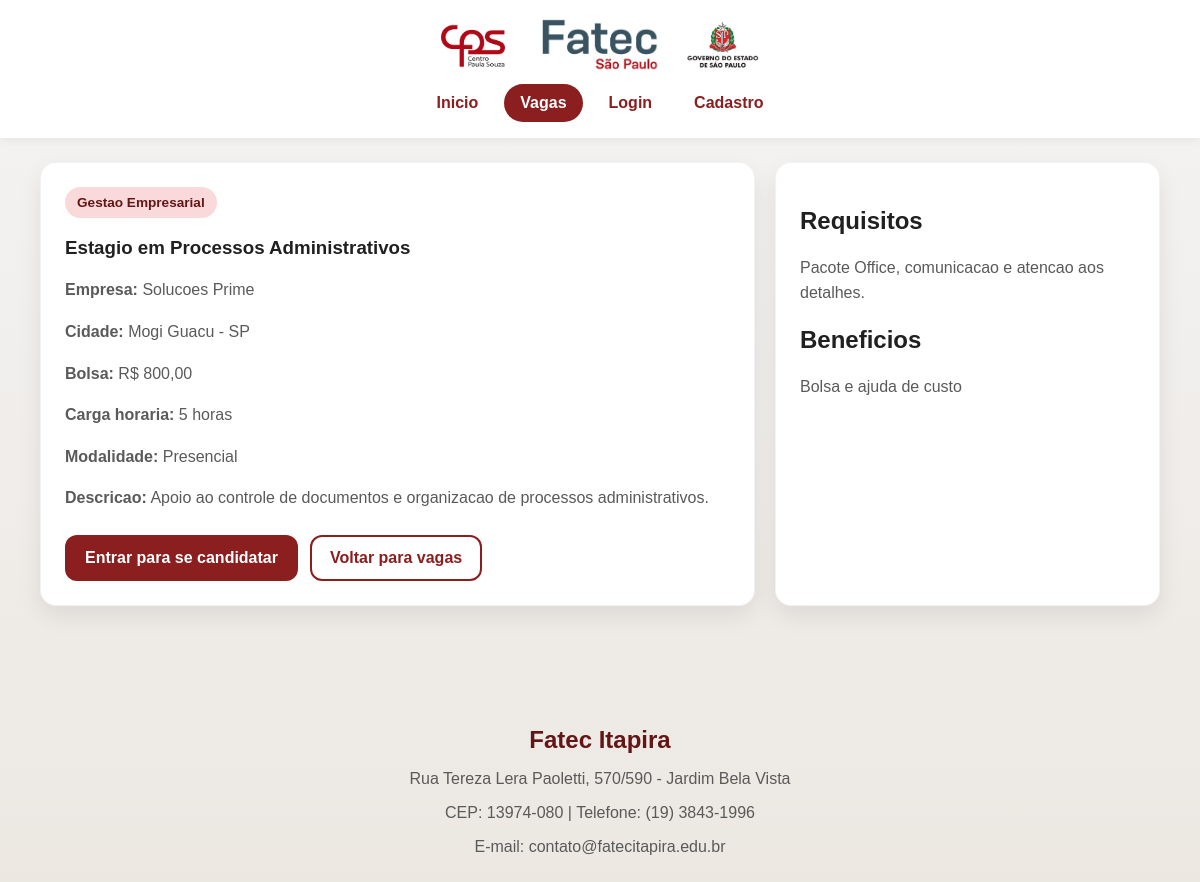
Screenshot of /render/vaga.php?id=3 with the database file from the repository.
### tables this page shows
CREATE TABLE IF NOT EXISTS vagas (
    id INT AUTO_INCREMENT PRIMARY KEY,
    titulo VARCHAR(150) NOT NULL,
    empresa VARCHAR(120) NOT NULL,
    curso VARCHAR(120) NOT NULL,
    cidade VARCHAR(120) NOT NULL,
    bolsa DECIMAL(10, 2) NOT NULL,
    carga_horaria VARCHAR(60) NOT NULL,
    modalidade VARCHAR(60) NOT NULL,
    descricao TEXT NOT NULL,
    requisitos TEXT NOT NULL,
    beneficios TEXT DEFAULT NULL,
    status ENUM('aberta', 'encerrada') NOT NULL DEFAULT 'aberta',
    created_at TIMESTAMP DEFAULT CURRENT_TIMESTAMP
);

### config/auth.php (called while the page is built, shortened)
<?php
function current_user(): ?array
{
    return $_SESSION['user'] ?? null;
}
function is_logged_in(): bool
{
    return current_user() !== null;
}

### render/vaga.php (the view, shortened to what this page needs)
<?php
require_once __DIR__ . '/../config/auth.php';
$job = null;
$queryError = false;
$vagaId = (int) ($_GET['id'] ?? 0);
if ($vagaId > 0) {
    try {
        $connection = database();
        $statement = $connection->prepare('SELECT * FROM vagas WHERE id = ? LIMIT 1');
        $statement->bind_param('i', $vagaId);
        $statement->execute();
        $job = $statement->get_result()->fetch_assoc();
    } catch (Throwable $exception) {
        $queryError = true;
    }
}
require_once __DIR__ . '/../partials/header.php';
?>
<main class="page-main">
    <section class="content-section">
        <?php if ($queryError): ?>
            <article class="card empty-state">
                <h1>Banco ainda nao configurado</h1>
                <p>Verifique `config/database.php` e importe `database/estagio.sql` para carregar os detalhes da vaga.</p>
            </article>
        <?php else: ?>
            <div class="detail-layout">
                <article class="detail-card">
                    <span class="badge"><?= htmlspecialchars($job['curso']) ?></span>
                    <h1><?= htmlspecialchars($job['titulo']) ?></h1>
                    <p><strong>Empresa:</strong> <?= htmlspecialchars($job['empresa']) ?></p>
                    <p><strong>Cidade:</strong> <?= htmlspecialchars($job['cidade']) ?></p>
                    <p><strong>Bolsa:</strong> R$ <?= number_format((float) $job['bolsa'], 2, ',', '.') ?></p>
                    <p><strong>Carga horaria:</strong> <?= htmlspecialchars($job['carga_horaria']) ?></p>
                    <p><strong>Modalidade:</strong> <?= htmlspecialchars($job['modalidade']) ?></p>
                    <p><strong>Descricao:</strong> <?= htmlspecialchars($job['descricao']) ?></p>
                    <div class="actions">
                        <?php if (is_logged_in()): ?>
                            <form method="post" action="../actions/apply.php">
                                <input type="hidden" name="vaga_id" value="<?= (int) $job['id'] ?>">
                                <button class="button primary" type="submit">Candidatar-se</button>
                            </form>
                        <?php else: ?>
                            <a class="button primary" href="../render/login.php">Entrar para se candidatar</a>
                        <?php endif; ?>
                        <a class="button secondary" href="../render/vagas.php">Voltar para vagas</a>
                    </div>
                </article>
                <aside class="sidebar-card">
                    <h2>Requisitos</h2>
                    <p><?= nl2br(htmlspecialchars($job['requisitos'])) ?></p>
                    <h2>Beneficios</h2>
                    <p><?= nl2br(htmlspecialchars($job['beneficios'] ?? 'Nao informado')) ?></p>
                </aside>
            </div>
        <?php endif; ?>
    </section>
</main>
<?php require_once __DIR__ . '/../partials/footer.php'; ?>

### css/portal.css (style rules this page uses)
:root { --primary: #8b1e1e; --primary-dark: #641616; --accent: #f4f1ec; --surface: #ffffff; --surface-soft: #f7f7f7; --text: #202020; --muted: #5a5a5a; --border: #d7d7d7; --shadow: 0 10px 25px rgba(0, 0, 0, 0.08); --radius: 16px; --max-width: 1120px; }
* { box-sizing: border-box; }
body { margin: 0; font-family: Arial, Helvetica, sans-serif; background: linear-gradient(180deg, #f4f4f4 0%, #ece7e1 100%); color: var(--text); }
a { color: inherit; text-decoration: none; }
.brand-strip, .main-nav, .hero, .content-section, .site-footer, .form-shell { width: min(calc(100% - 32px), var(--max-width)); margin: 0 auto; }
.page-main, main { padding-bottom: 48px; }
.hero-copy, .hero-panel, .card, .job-card, .detail-card, .sidebar-card, .doc-card, .content-block, .form-shell { background: var(--surface); border: 1px solid rgba(0, 0, 0, 0.05); border-radius: var(--radius); box-shadow: var(--shadow); }
.hero-copy p, .section-heading p, .card p, .job-card p, .detail-card p, .sidebar-card p, .doc-card p { color: var(--muted); line-height: 1.6; }
.tag, .badge, .status { display: inline-flex; align-items: center; justify-content: center; border-radius: 999px; font-size: 0.85rem; font-weight: bold; }
.tag, .badge { background: #f9d9d9; color: var(--primary-dark); padding: 8px 12px; }
.actions { display: flex; flex-wrap: wrap; gap: 12px; margin-top: 24px; }
.button { display: inline-flex; align-items: center; justify-content: center; padding: 12px 18px; border-radius: 12px; font-weight: bold; border: 2px solid transparent; cursor: pointer; }
.button.primary { background: var(--primary); color: #ffffff; }
.button.secondary { background: transparent; color: var(--primary); border-color: var(--primary); }
.content-section { padding: 24px 0; }
.card, .job-card, .doc-card, .content-block, .detail-card, .sidebar-card { padding: 24px; }
.detail-layout { display: grid; grid-template-columns: 1.3fr 0.7fr; gap: 20px; }

### rows the page displays
vagas: curso "Gestao Empresarial", titulo "Estagio em Processos Administrativos", empresa "Solucoes Prime", cidade "Mogi Guacu - SP", bolsa "800,00", carga_horaria "5 horas", modalidade "Presencial", descricao "Apoio ao controle de documentos e organizacao de processos administrativos.", requisitos "Pacote Office, comunicacao e atencao aos detalhes.", beneficios "Bolsa e ajuda de custo"
